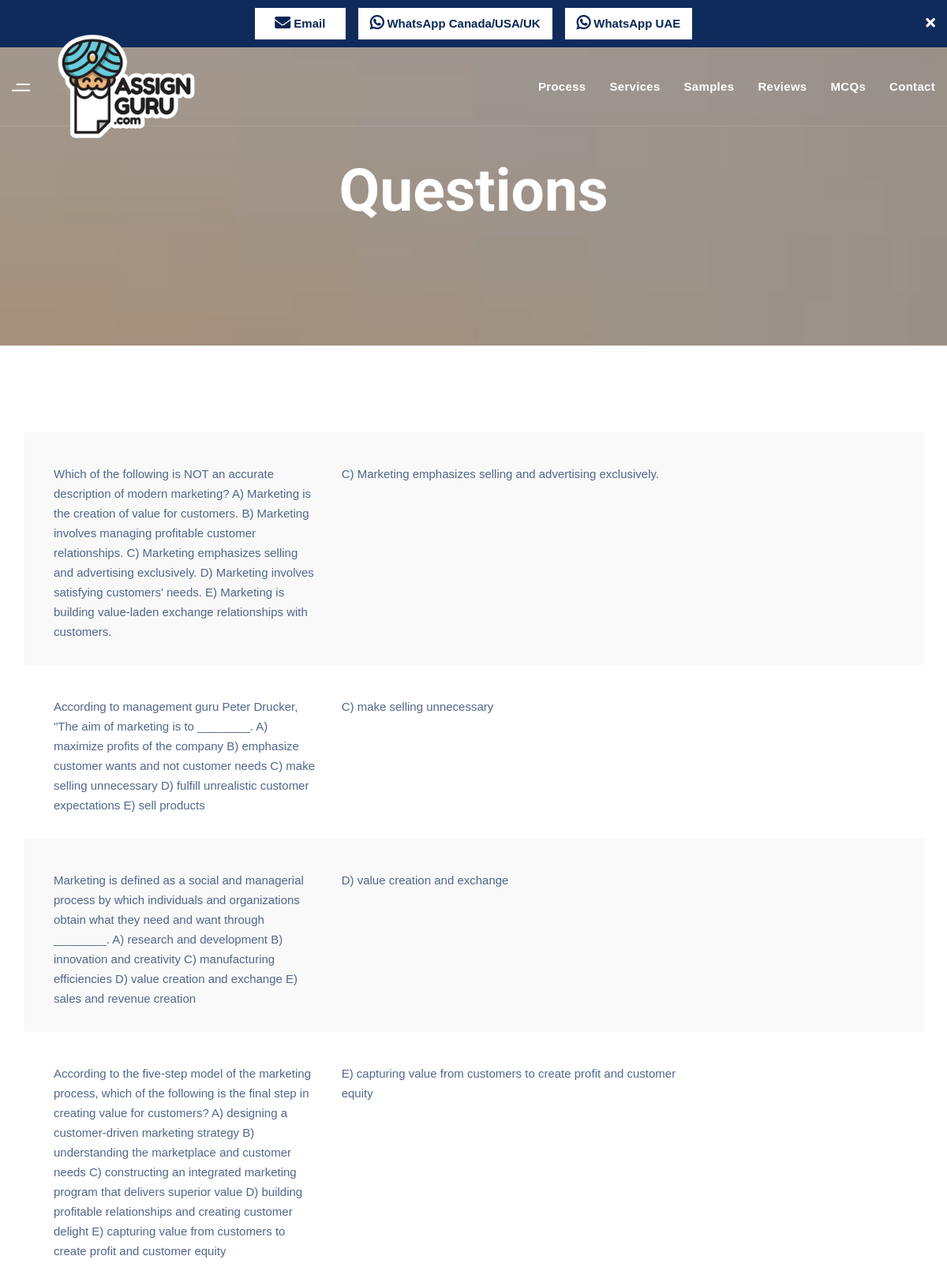
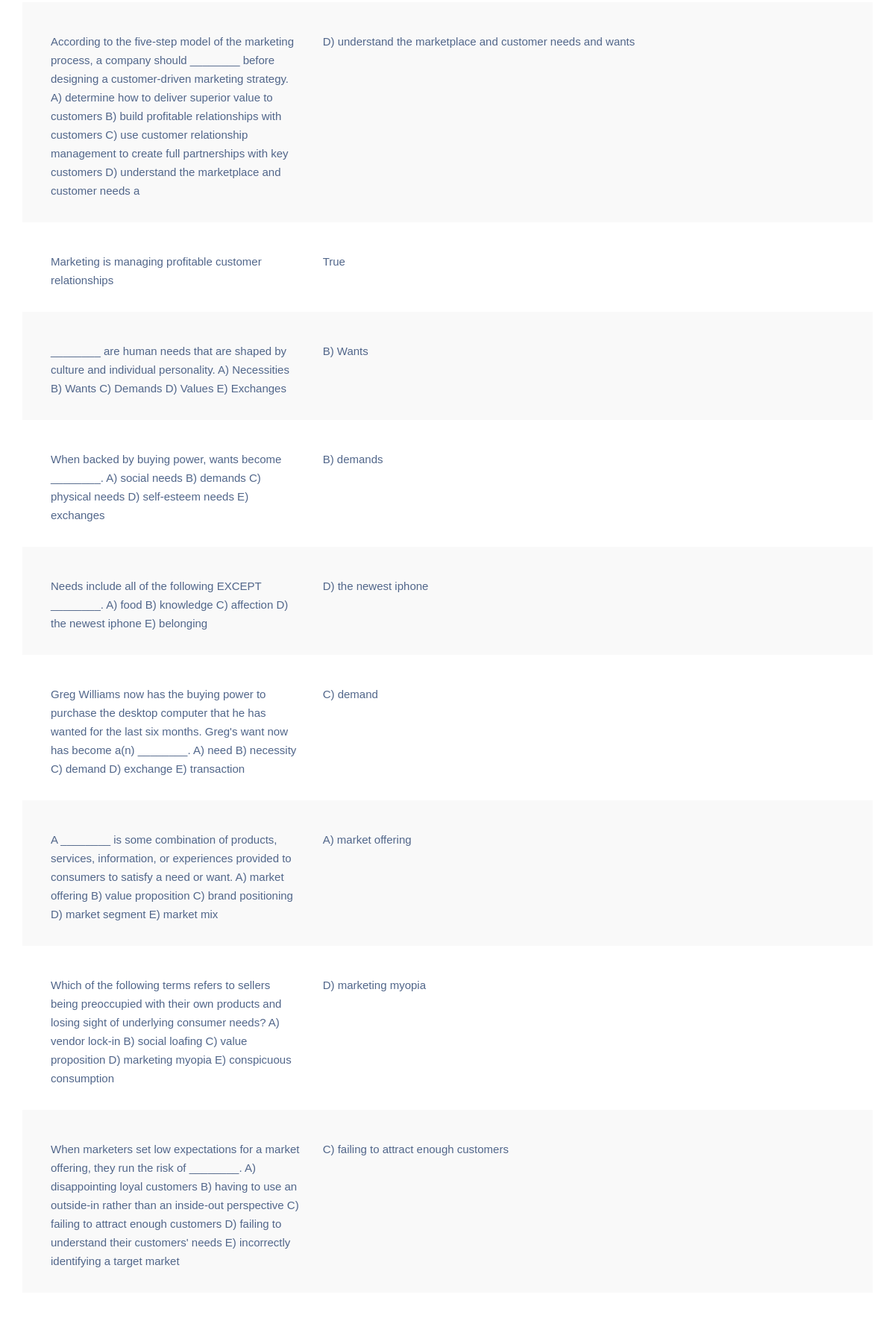
Screenshot of /mcqs/1/1 (upper part) with the database file from the repository (2 pictures, top to bottom).
### home/models.py (models this page shows)
class Question(models.Model):
    setName = models.ForeignKey(Set, on_delete=models.CASCADE)
    question = models.CharField(max_length=2000)
    answer = models.CharField(max_length=2000)

### home/views.py (the view)
# urls.py: path("mcqs/<int:entry>/<int:set>", views.questions, name="questions"),
def questions(request, entry, set):
    set = Question.objects.filter(setName_id=set)
    context = {
        'entry': set,
    }
    return render(request, "home/questions.html", context)

### home/templates/home/questions.html (shortened to what this page needs)
{% extends 'home/base.html' %}
{% load static %}
{% block mcqs %}
    <section class="page-title page-title-layout7 text-center bg-overlay bg-parallax">
      <div class="container">
        <div class="row">
          <div class="col-sm-12 col-md-12 col-lg-12">
            <h1 class="pagetitle__heading">Questions</h1>
          </div>
        </div>
      </div>
    </section>
    <section class="careers">
      <div class="container">
        <div class="row">
          <div class="col-sm-12 col-md-12 col-lg-12">
            <div class="container">
            {% for a in entry %}
              <div class="job-item">
                <div class="row">
                  <div class="col-sm-12 col-md-12 col-lg-4">
                    <p class="job-item__desc">{{ a.question }}</p>
                  </div>
                  <div class="col-sm-12 col-md-12 col-lg-5">
                    <p class="job-item__desc">{{ a.answer }}</p>
                  </div>
                </div>
              </div>
              {% endfor %}
          </div>
        </div>
      </div>
    </section>
{% endblock mcqs %}

### rows the page displays
Question: question "Which of the following is NOT an accurate description of modern marketing? A) Marketing is the creation of value for customers. B) Marketing involves managing profitable customer relationships. C) Marketing emphasizes selling and advertising exclusively. D) Marketing involves satisfying customers' needs. E) Marketing is building value-laden exchange relationships with customers.", answer "C) Marketing emphasizes selling and advertising exclusively."
Question: question "According to management guru Peter Drucker, \"The aim of marketing is to ________. A) maximize profits of the company B) emphasize customer wants and not customer needs C) make selling unnecessary D) fulfill unrealistic customer expectations E) sell products", answer "C) make selling unnecessary"
Question: question "Marketing is defined as a social and managerial process by which individuals and organizations obtain what they need and want through ________. A) research and development B) innovation and creativity C) manufacturing efficiencies D) value creation and exchange E) sales and revenue creation", answer "D) value creation and exchange"
Question: question "According to the five-step model of the marketing process, which of the following is the final step in creating value for customers? A) designing a customer-driven marketing strategy B) understanding the marketplace and customer needs C) constructing an integrated marketing program that delivers superior value D) building profitable relationships and creating customer delight E) capturing value from customers to create profit and customer equity", answer "E) capturing value from customers to create profit and customer equity"
Question: question "According to the five-step model of the marketing process, a company should ________ before designing a customer-driven marketing strategy. A) determine how to deliver superior value to customers B) build profitable relationships with customers C) use customer relationship management to create full partnerships with key customers D) understand the marketplace and customer needs a", answer "D) understand the marketplace and customer needs and wants"
Question: question "Marketing is managing profitable customer relationships", answer "True"
Question: question "________ are human needs that are shaped by culture and individual personality. A) Necessities B) Wants C) Demands D) Values E) Exchanges", answer "B) Wants"
Question: question "When backed by buying power, wants become ________. A) social needs B) demands C) physical needs D) self-esteem needs E) exchanges", answer "B) demands"
Question: question "Needs include all of the following EXCEPT ________. A) food B) knowledge C) affection D) the newest iphone E) belonging", answer "D) the newest iphone"
Question: question "Greg Williams now has the buying power to purchase the desktop computer that he has wanted for the last six months. Greg's want now has become a(n) ________. A) need B) necessity C) demand D) exchange E) transaction", answer "C) demand"
Question: question "A ________ is some combination of products, services, information, or experiences provided to consumers to satisfy a need or want. A) market offering B) value proposition C) brand positioning D) market segment E) market mix", answer "A) market offering"
Question: question "Which of the following terms refers to sellers being preoccupied with their own products and losing sight of underlying consumer needs? A) vendor lock-in B) social loafing C) value proposition D) marketing myopia E) conspicuous consumption", answer "D) marketing myopia"
Question: question "When marketers set low expectations for a market offering, they run the risk of ________. A) disappointing loyal customers B) having to use an outside-in rather than an inside-out perspective C) failing to attract enough customers D) failing to understand their customers' needs E) incorrectly identifying a target market", answer "C) failing to attract enough customers"
